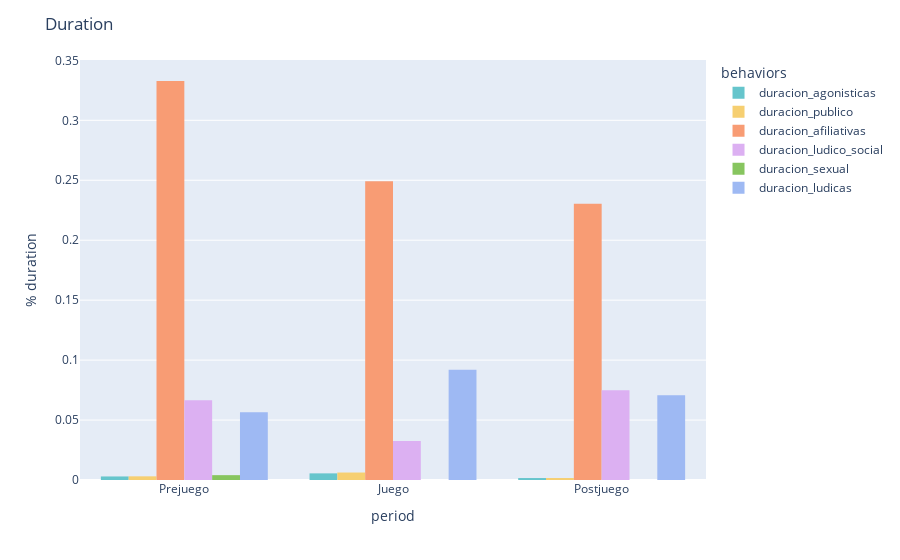

The cell this chart's notebook holds for it:
### Code cell
import plotly.express as px

fig = px.histogram(macrodf, x="period", y=['duracion_agonisticas', 'duracion_publico', 'duracion_afiliativas',
       'duracion_ludico_social', 'duracion_sexual', 'duracion_ludicas'], barmode='group',color_discrete_sequence=px.colors.qualitative.Pastel,category_orders={"period": ["Prejuego","Juego","Postjuego"]})
fig.update_layout(
    title="Duration",
    xaxis_title="period",
    yaxis_title="% duration",
    legend_title="behaviors")
fig.show()

### Figure 1 — Plotly figure (JSON) as saved in the notebook; plotly's stock layout.template omitted (floating-point values rounded to 4 significant figures)
{"data": [{"alignmentgroup": "True", "bingroup": "x", "histfunc": "sum", "hovertemplate": "variable=duracion_agonisticas<br>period=%{x}<br>sum of value=%{y}<extra></extra>", "legendgroup": "duracion_agonisticas", "marker": {"color": "rgb(102, 197, 204)", "pattern": {"shape": ""}}, "name": "duracion_agonisticas", "offsetgroup": "duracion_agonisticas", "orientation": "v", "showlegend": true, "type": "histogram", "x": ["Prejuego", "Juego", "Postjuego"], "xaxis": "x", "y": [0.002952, 0.005531, 0.001632], "yaxis": "y"}, {"alignmentgroup": "True", "bingroup": "x", "histfunc": "sum", "hovertemplate": "variable=duracion_publico<br>period=%{x}<br>sum of value=%{y}<extra></extra>", "legendgroup": "duracion_publico", "marker": {"color": "rgb(246, 207, 113)", "pattern": {"shape": ""}}, "name": "duracion_publico", "offsetgroup": "duracion_publico", "orientation": "v", "showlegend": true, "type": "histogram", "x": ["Prejuego", "Juego", "Postjuego"], "xaxis": "x", "y": [0.003056, 0.00625, 0.001641], "yaxis": "y"}, {"alignmentgroup": "True", "bingroup": "x", "histfunc": "sum", "hovertemplate": "variable=duracion_afiliativas<br>period=%{x}<br>sum of value=%{y}<extra></extra>", "legendgroup": "duracion_afiliativas", "marker": {"color": "rgb(248, 156, 116)", "pattern": {"shape": ""}}, "name": "duracion_afiliativas", "offsetgroup": "duracion_afiliativas", "orientation": "v", "showlegend": true, "type": "histogram", "x": ["Prejuego", "Juego", "Postjuego"], "xaxis": "x", "y": [0.3328, 0.2491, 0.2305], "yaxis": "y"}, {"alignmentgroup": "True", "bingroup": "x", "histfunc": "sum", "hovertemplate": "variable=duracion_ludico_social<br>period=%{x}<br>sum of value=%{y}<extra></extra>", "legendgroup": "duracion_ludico_social", "marker": {"color": "rgb(220, 176, 242)", "pattern": {"shape": ""}}, "name": "duracion_ludico_social", "offsetgroup": "duracion_ludico_social", "orientation": "v", "showlegend": true, "type": "histogram", "x": ["Prejuego", "Juego", "Postjuego"], "xaxis": "x", "y": [0.06651, 0.0326, 0.07492], "yaxis": "y"}, {"alignmentgroup": "True", "bingroup": "x", "histfunc": "sum", "hovertemplate": "variable=duracion_sexual<br>period=%{x}<br>sum of value=%{y}<extra></extra>", "legendgroup": "duracion_sexual", "marker": {"color": "rgb(135, 197, 95)", "pattern": {"shape": ""}}, "name": "duracion_sexual", "offsetgroup": "duracion_sexual", "orientation": "v", "showlegend": true, "type": "histogram", "x": ["Prejuego", "Juego", "Postjuego"], "xaxis": "x", "y": [0.004037, 0, 0], "yaxis": "y"}, {"alignmentgroup": "True", "bingroup": "x", "histfunc": "sum", "hovertemplate": "variable=duracion_ludicas<br>period=%{x}<br>sum of value=%{y}<extra></extra>", "legendgroup": "duracion_ludicas", "marker": {"color": "rgb(158, 185, 243)", "pattern": {"shape": ""}}, "name": "duracion_ludicas", "offsetgroup": "duracion_ludicas", "orientation": "v", "showlegend": true, "type": "histogram", "x": ["Prejuego", "Juego", "Postjuego"], "xaxis": "x", "y": [0.05648, 0.092, 0.07069], "yaxis": "y"}], "layout": {"barmode": "group", "legend": {"title": {"text": "behaviors"}, "tracegroupgap": 0}, "margin": {"t": 60}, "title": {"text": "Duration"}, "xaxis": {"anchor": "y", "categoryarray": ["Prejuego", "Juego", "Postjuego"], "categoryorder": "array", "domain": [0, 1], "title": {"text": "period"}}, "yaxis": {"anchor": "x", "domain": [0, 1], "title": {"text": "% duration"}}}}
